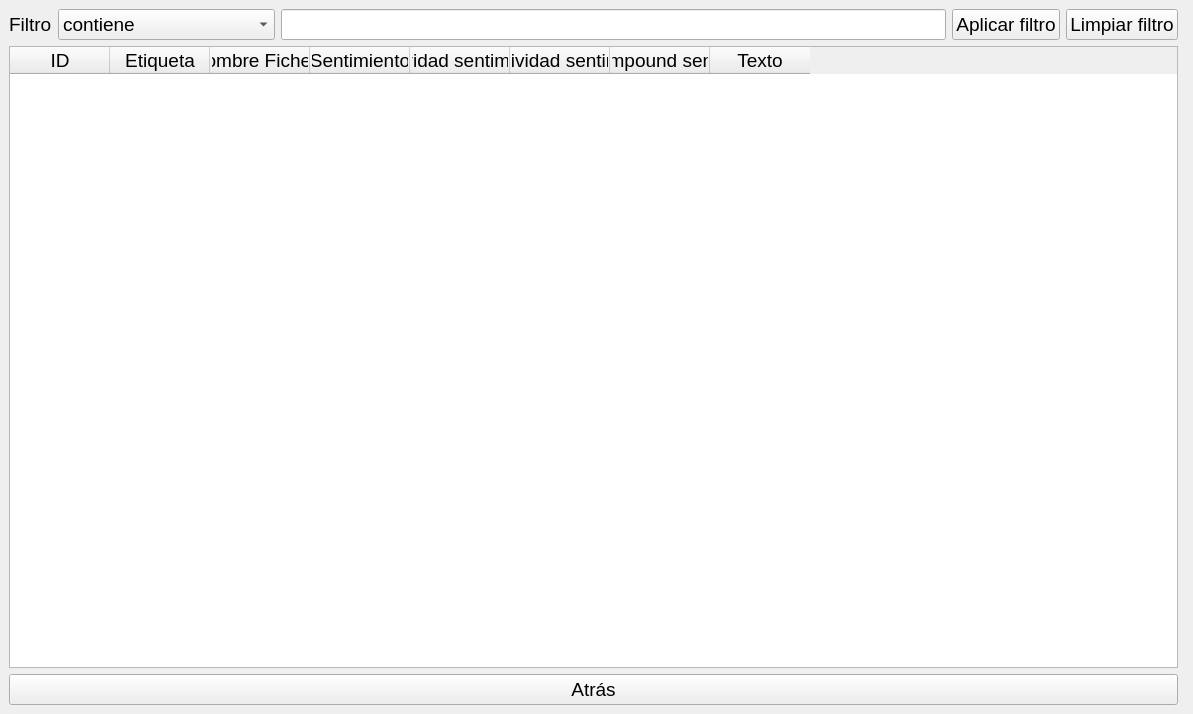
<?xml version="1.0" encoding="UTF-8"?>
<ui version="4.0">
    <class>MainWindow</class>
    <widget class="QMainWindow" name="MainWindow">
        <property name="geometry">
            <rect>
                <x>0</x>
                <y>0</y>
                <width>1193</width>
                <height>714</height>
            </rect>
        </property>
        <property name="font">
            <font>
                <pointsize>14</pointsize>
            </font>
        </property>
        <property name="windowTitle">
            <string>Visualización de datos</string>
        </property>
        <widget class="QWidget" name="centralwidget">
            <layout class="QGridLayout" name="gridLayout">
                <item row="1" column="0">
                    <widget class="QTableWidget" name="tableWidget_reviews">
                        <property name="font">
                            <font>
                                <pointsize>14</pointsize>
                            </font>
                        </property>
                        <property name="editTriggers">
                            <set>QAbstractItemView::NoEditTriggers</set>
                        </property>
                        <property name="selectionBehavior">
                            <enum>QAbstractItemView::SelectRows</enum>
                        </property>
                        <column>
                            <property name="text">
                                <string>ID</string>
                            </property>
                        </column>
                        <column>
                            <property name="text">
                                <string>Etiqueta</string>
                            </property>
                        </column>
                        <column>
                            <property name="text">
                                <string>Nombre Fichero</string>
                            </property>
                        </column>
                        <column>
                            <property name="text">
                                <string>Sentimiento</string>
                            </property>
                        </column>
                        <column>
                            <property name="text">
                                <string>Polaridad sentimiento</string>
                            </property>
                        </column>
                        <column>
                            <property name="text">
                                <string>Subjetividad sentimiento</string>
                            </property>
                        </column>
                        <column>
                            <property name="text">
                                <string>Valor compound sentimiento</string>
                            </property>
                        </column>
                        <column>
                            <property name="text">
                                <string>Texto</string>
                            </property>
                        </column>
                    </widget>
                </item>
                <item row="0" column="0">
                    <layout class="QHBoxLayout" name="horizontalLayout">
                        <item>
                            <widget class="QLabel" name="label_filtro">
                                <property name="text">
                                    <string>Filtro</string>
                                </property>
                            </widget>
                        </item>
                        <item>
                            <widget class="QComboBox" name="comboBox_filtro">
                                <item>
                                    <property name="text">
                                        <string>contiene</string>
                                    </property>
                                </item>
                                <item>
                                    <property name="text">
                                        <string>no contiene</string>
                                    </property>
                                </item>
                                <item>
                                    <property name="text">
                                        <string>acaba en</string>
                                    </property>
                                </item>
                                <item>
                                    <property name="text">
                                        <string>no acaba en</string>
                                    </property>
                                </item>
                                <item>
                                    <property name="text">
                                        <string>coinciden minMAYUS</string>
                                    </property>
                                </item>
                                <item>
                                    <property name="text">
                                        <string>coincide exacto</string>
                                    </property>
                                </item>
                                <item>
                                    <property name="text">
                                        <string>empieza por</string>
                                    </property>
                                </item>
                            </widget>
                        </item>
                        <item>
                            <widget class="QLineEdit" name="lineEdit_filtro"/>
                        </item>
                        <item>
                            <widget class="QPushButton" name="pushButton_applyfilter">
                                <property name="text">
                                    <string>Aplicar filtro</string>
                                </property>
                            </widget>
                        </item>
                        <item>
                            <widget class="QPushButton" name="pushButton_cleanfilter">
                                <property name="text">
                                    <string>Limpiar filtro</string>
                                </property>
                            </widget>
                        </item>
                    </layout>
                </item>
                <item row="2" column="0">
                    <widget class="QPushButton" name="pushButton_back">
                        <property name="text">
                            <string>Atrás</string>
                        </property>
                    </widget>
                </item>
                <item row="1" column="5">
                    <widget class="QWidget" name="widget_resultados" native="true"/>
                </item>
            </layout>
        </widget>
    </widget>
    <resources/>
    <connections/>
</ui>
